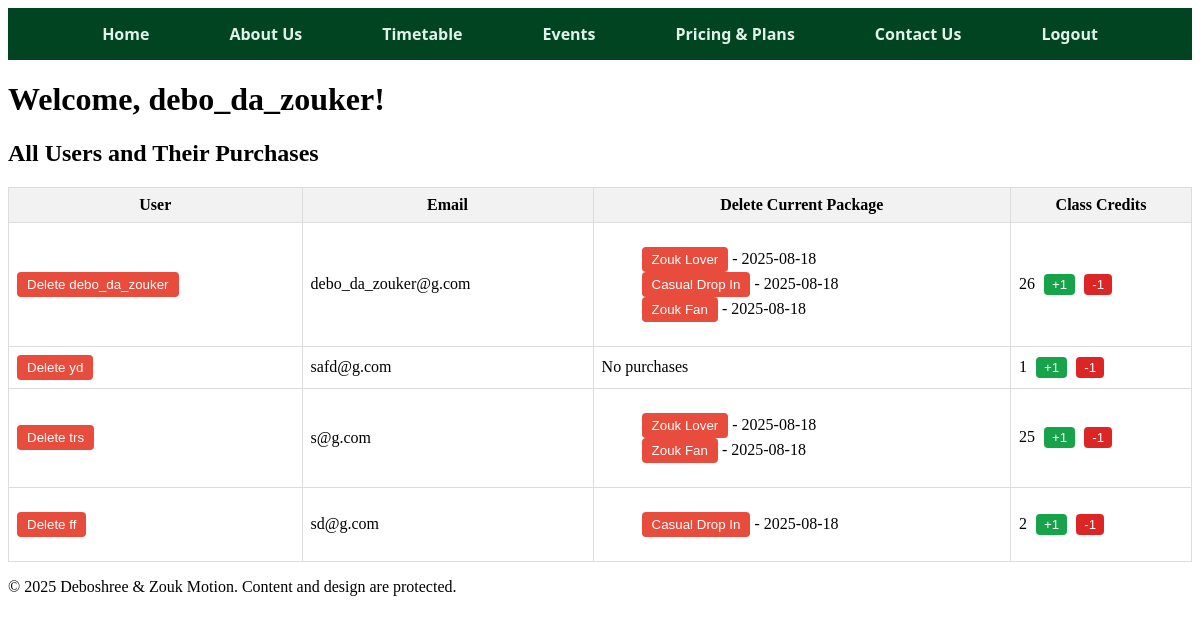
Page /dashboard (signed in) on the earlier database version.
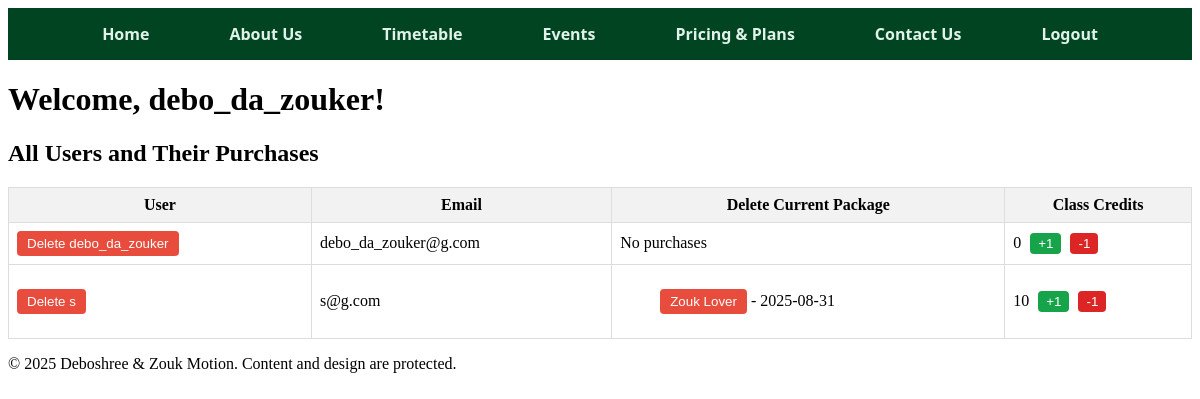
Same page on the later database version.
### app.py (models this page shows)
class User(db.Model):
    id = db.Column(db.Integer, primary_key=True)
    name = db.Column(db.String(150))
    email = db.Column(db.String(150), unique=True, nullable=False)
    password = db.Column(db.String(200), nullable=False)
    remaining_classes = db.Column(db.Integer, default=0)

class Purchase(db.Model):
    id = db.Column(db.Integer, primary_key=True)
    user_id = db.Column(db.Integer, db.ForeignKey('user.id'), nullable=False)
    plan_name = db.Column(db.String(100), nullable=False)
    timestamp = db.Column(db.DateTime, default=datetime.utcnow)
    user = db.relationship('User', backref=db.backref('purchases', lazy=True))

### app.py (the view)
@app.route('/dashboard')
def dashboard():
    if 'username' not in session:
        flash('Please log in first.')
        return redirect(url_for('login'))
    admin_email = "debo_da_zouker"
    is_admin = (session.get('username') == admin_email)
    if is_admin:
        users = User.query.order_by(User.id).all()
        return render_template('dashboard.html', username=session['username'], users=users, is_admin=True)
    else:
        user = User.query.get(session['user_id'])
        purchases = Purchase.query.filter_by(user_id=session['user_id']).order_by(Purchase.timestamp.desc()).all()
        return render_template('dashboard.html', username=session['username'], purchases=purchases, is_admin=False, user = user)

### templates/dashboard.html (shortened to what this page needs)
<!DOCTYPE html>
<html>
<head>
    <link rel="stylesheet" href="{{ url_for('static', filename='styles.css') }}">
</head>
<body class="bg-gray-900 text-white font-sans p-8">
    <header>
        <nav>
            <div class="nav-container">
                <ul class="top-nav">
                    <li><a href="{{ url_for('dashboard') }}">Home</a></li>
                    <li><a href="{{ url_for('about') }}">About Us</a></li>
                    <li><a href="{{ url_for('timetable') }}">Timetable</a></li>
                    <li><a href="events.html">Events</a></li>
                    <li><a href="{{ url_for('pricing') }}">Pricing & Plans</a></li>
                    <li><a href="contact.html">Contact Us</a></li>
                    <li><a href="{{ url_for('logout') }}">Logout</a></li>
                </ul>
            </div>
        </nav>
    </header>
    <h1>Welcome, {{ username }}!</h1>
    {% if is_admin %}
        <h2>All Users and Their Purchases</h2>
        <table>
            <thead>
                <tr>
                    <th>User</th>
                    <th>Email</th>
                    <th>Delete Current Package</th>
                    <th>Class Credits</th>
                </tr>
            </thead>
            <tbody>
                {% for user in users %}
                <tr>
                    <td>
                        <form action="{{ url_for('delete_user', user_id=user.id) }}" method="POST" onsubmit="return confirm('Are you sure you want to delete this user and all their purchases?');">
                            <button type="submit">Delete {{user.name}}</button>
                        </form>
                    </td>
                    <td>{{ user.email }}</td>
                    <td>
                        {% if user.purchases %}
                            <ul style="list-style-type:none;">
                            {% for p in user.purchases %}
                                <li>
                                <form action="{{ url_for('delete_purchase', purchase_id=p.id) }}" method="POST"
                                    style="display:inline;"
                                    onsubmit="return confirm('Delete this purchase?');">
                                    <button type="submit">{{ p.plan_name }} </button>
                                </form>- {{ p.timestamp.strftime('%Y-%m-%d') }}
                                </li>
                            {% endfor %}
                            </ul>
                        {% else %}
                            No purchases
                        {% endif %}
                    </td>
                    <td>
                        <span>{{ user.remaining_classes }}</span>
                        <form action="{{ url_for('add_class_credit', user_id=user.id) }}" method="POST" style="display:inline;"
                            onsubmit="return confirm('Add one class credit to {{ user.name }}?');">
                            <button type="submit" style="background-color: #16a34a; color: white; padding: 3px 8px; border: none; border-radius: 4px; margin-left: 5px;">
                                +1
                            </button>
                        </form>
                        <form action="{{ url_for('remove_class_credit', user_id=user.id) }}" method="POST" style="display:inline;"
                            onsubmit="return confirm('Remove one class credit from {{ user.name }}?');">
                            <button type="submit" style="background-color: #dc2626; color: white; padding: 3px 8px; border: none; border-radius: 4px; margin-left: 5px;">
                                -1
                            </button>
                        </form>
                    </td>
                </tr>
                {% endfor %}
            </tbody>
        </table>
        {% endif %}
</body>
<footer>
    <p>&copy; 2025 Deboshree & Zouk Motion. Content and design are protected.</p>
</footer>
</html>

### static/styles.css (style rules this page uses)
.top-nav { list-style: none; margin: 0; padding: 0; background-color: #014421; display: flex; justify-content: center; gap: 40px; font-family: 'Segoe UI', Tahoma, Geneva, Verdana, sans-serif; }
.top-nav li { display: inline; }
.top-nav a { display: block; padding: 15px 20px; text-decoration: none; color: #e0f2e9; font-weight: bold; border-radius: 5px; transition: background-color 0.3s ease; }

### templates/dashboard.html (style rules this page uses)
table { border-collapse: collapse; width: 100%; }
th, td { border: 1px solid #ddd; padding: 8px; }
th { background-color: #f2f2f2; }
button { padding: 5px 10px; background-color: #e74c3c; color: white; border: none; border-radius: 4px; cursor: pointer; }

Differences in the rows shown:
removed Purchase: plan_name "Zouk Lover", timestamp "2025-08-18", shown under User "debo_da_zouker@g.com"
removed Purchase: plan_name "Casual Drop In", timestamp "2025-08-18", shown under User "debo_da_zouker@g.com"
removed Purchase: plan_name "Zouk Fan", timestamp "2025-08-18", shown under User "debo_da_zouker@g.com"
removed User: name "yd", email "safd@g.com", shows "No purchases", remaining_classes "1"
removed User: name "trs", email "s@g.com", remaining_classes "25"
removed Purchase: plan_name "Zouk Lover", timestamp "2025-08-18", shown under "trs"
removed Purchase: plan_name "Zouk Fan", timestamp "2025-08-18", shown under "trs"
removed User: name "ff", email "sd@g.com", remaining_classes "2"
removed Purchase: plan_name "Casual Drop In", timestamp "2025-08-18", shown under "ff"
changed User "debo_da_zouker@g.com": remaining_classes "26" → "0"; now shows "No purchases"
added User: name "s", email "s@g.com", remaining_classes "10"
added Purchase: plan_name "Zouk Lover", timestamp "2025-08-31", shown under "s"
